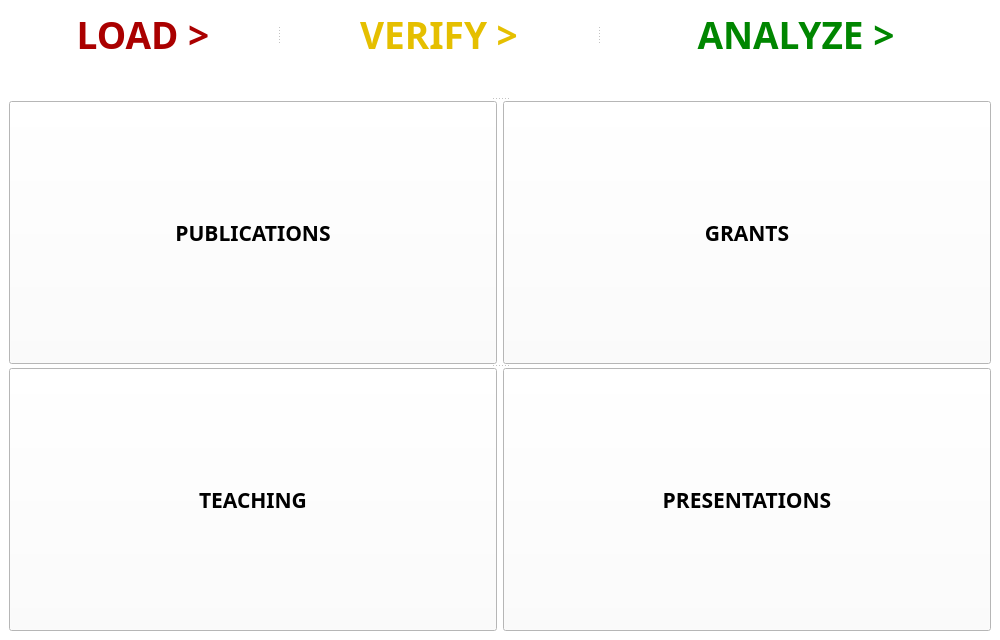
<?xml version="1.0" encoding="UTF-8"?>
<ui version="4.0">
 <class>LoadCSV</class>
 <widget class="QMainWindow" name="LoadCSV">
  <property name="geometry">
   <rect>
    <x>0</x>
    <y>0</y>
    <width>1000</width>
    <height>640</height>
   </rect>
  </property>
  <property name="minimumSize">
   <size>
    <width>870</width>
    <height>625</height>
   </size>
  </property>
  <property name="palette">
   <palette>
    <active>
     <colorrole role="WindowText">
      <brush brushstyle="SolidPattern">
       <color alpha="255">
        <red>0</red>
        <green>0</green>
        <blue>0</blue>
       </color>
      </brush>
     </colorrole>
     <colorrole role="Button">
      <brush brushstyle="SolidPattern">
       <color alpha="255">
        <red>255</red>
        <green>255</green>
        <blue>255</blue>
       </color>
      </brush>
     </colorrole>
     <colorrole role="Light">
      <brush brushstyle="SolidPattern">
       <color alpha="255">
        <red>255</red>
        <green>255</green>
        <blue>255</blue>
       </color>
      </brush>
     </colorrole>
     <colorrole role="Midlight">
      <brush brushstyle="SolidPattern">
       <color alpha="255">
        <red>255</red>
        <green>255</green>
        <blue>255</blue>
       </color>
      </brush>
     </colorrole>
     <colorrole role="Dark">
      <brush brushstyle="SolidPattern">
       <color alpha="255">
        <red>127</red>
        <green>127</green>
        <blue>127</blue>
       </color>
      </brush>
     </colorrole>
     <colorrole role="Mid">
      <brush brushstyle="SolidPattern">
       <color alpha="255">
        <red>170</red>
        <green>170</green>
        <blue>170</blue>
       </color>
      </brush>
     </colorrole>
     <colorrole role="Text">
      <brush brushstyle="SolidPattern">
       <color alpha="255">
        <red>0</red>
        <green>0</green>
        <blue>0</blue>
       </color>
      </brush>
     </colorrole>
     <colorrole role="BrightText">
      <brush brushstyle="SolidPattern">
       <color alpha="255">
        <red>255</red>
        <green>255</green>
        <blue>255</blue>
       </color>
      </brush>
     </colorrole>
     <colorrole role="ButtonText">
      <brush brushstyle="SolidPattern">
       <color alpha="255">
        <red>0</red>
        <green>0</green>
        <blue>0</blue>
       </color>
      </brush>
     </colorrole>
     <colorrole role="Base">
      <brush brushstyle="SolidPattern">
       <color alpha="255">
        <red>255</red>
        <green>255</green>
        <blue>255</blue>
       </color>
      </brush>
     </colorrole>
     <colorrole role="Window">
      <brush brushstyle="SolidPattern">
       <color alpha="255">
        <red>255</red>
        <green>255</green>
        <blue>255</blue>
       </color>
      </brush>
     </colorrole>
     <colorrole role="Shadow">
      <brush brushstyle="SolidPattern">
       <color alpha="255">
        <red>0</red>
        <green>0</green>
        <blue>0</blue>
       </color>
      </brush>
     </colorrole>
     <colorrole role="AlternateBase">
      <brush brushstyle="SolidPattern">
       <color alpha="255">
        <red>255</red>
        <green>255</green>
        <blue>255</blue>
       </color>
      </brush>
     </colorrole>
     <colorrole role="ToolTipBase">
      <brush brushstyle="SolidPattern">
       <color alpha="255">
        <red>255</red>
        <green>255</green>
        <blue>220</blue>
       </color>
      </brush>
     </colorrole>
     <colorrole role="ToolTipText">
      <brush brushstyle="SolidPattern">
       <color alpha="255">
        <red>0</red>
        <green>0</green>
        <blue>0</blue>
       </color>
      </brush>
     </colorrole>
    </active>
    <inactive>
     <colorrole role="WindowText">
      <brush brushstyle="SolidPattern">
       <color alpha="255">
        <red>0</red>
        <green>0</green>
        <blue>0</blue>
       </color>
      </brush>
     </colorrole>
     <colorrole role="Button">
      <brush brushstyle="SolidPattern">
       <color alpha="255">
        <red>255</red>
        <green>255</green>
        <blue>255</blue>
       </color>
      </brush>
     </colorrole>
     <colorrole role="Light">
      <brush brushstyle="SolidPattern">
       <color alpha="255">
        <red>255</red>
        <green>255</green>
        <blue>255</blue>
       </color>
      </brush>
     </colorrole>
     <colorrole role="Midlight">
      <brush brushstyle="SolidPattern">
       <color alpha="255">
        <red>255</red>
        <green>255</green>
        <blue>255</blue>
       </color>
      </brush>
     </colorrole>
     <colorrole role="Dark">
      <brush brushstyle="SolidPattern">
       <color alpha="255">
        <red>127</red>
        <green>127</green>
        <blue>127</blue>
       </color>
      </brush>
     </colorrole>
     <colorrole role="Mid">
      <brush brushstyle="SolidPattern">
       <color alpha="255">
        <red>170</red>
        <green>170</green>
        <blue>170</blue>
       </color>
      </brush>
     </colorrole>
     <colorrole role="Text">
      <brush brushstyle="SolidPattern">
       <color alpha="255">
        <red>0</red>
        <green>0</green>
        <blue>0</blue>
       </color>
      </brush>
     </colorrole>
     <colorrole role="BrightText">
      <brush brushstyle="SolidPattern">
       <color alpha="255">
        <red>255</red>
        <green>255</green>
        <blue>255</blue>
       </color>
      </brush>
     </colorrole>
     <colorrole role="ButtonText">
      <brush brushstyle="SolidPattern">
       <color alpha="255">
        <red>0</red>
        <green>0</green>
        <blue>0</blue>
       </color>
      </brush>
     </colorrole>
     <colorrole role="Base">
      <brush brushstyle="SolidPattern">
       <color alpha="255">
        <red>255</red>
        <green>255</green>
        <blue>255</blue>
       </color>
      </brush>
     </colorrole>
     <colorrole role="Window">
      <brush brushstyle="SolidPattern">
       <color alpha="255">
        <red>255</red>
        <green>255</green>
        <blue>255</blue>
       </color>
      </brush>
     </colorrole>
     <colorrole role="Shadow">
      <brush brushstyle="SolidPattern">
       <color alpha="255">
        <red>0</red>
        <green>0</green>
        <blue>0</blue>
       </color>
      </brush>
     </colorrole>
     <colorrole role="AlternateBase">
      <brush brushstyle="SolidPattern">
       <color alpha="255">
        <red>255</red>
        <green>255</green>
        <blue>255</blue>
       </color>
      </brush>
     </colorrole>
     <colorrole role="ToolTipBase">
      <brush brushstyle="SolidPattern">
       <color alpha="255">
        <red>255</red>
        <green>255</green>
        <blue>220</blue>
       </color>
      </brush>
     </colorrole>
     <colorrole role="ToolTipText">
      <brush brushstyle="SolidPattern">
       <color alpha="255">
        <red>0</red>
        <green>0</green>
        <blue>0</blue>
       </color>
      </brush>
     </colorrole>
    </inactive>
    <disabled>
     <colorrole role="WindowText">
      <brush brushstyle="SolidPattern">
       <color alpha="255">
        <red>127</red>
        <green>127</green>
        <blue>127</blue>
       </color>
      </brush>
     </colorrole>
     <colorrole role="Button">
      <brush brushstyle="SolidPattern">
       <color alpha="255">
        <red>255</red>
        <green>255</green>
        <blue>255</blue>
       </color>
      </brush>
     </colorrole>
     <colorrole role="Light">
      <brush brushstyle="SolidPattern">
       <color alpha="255">
        <red>255</red>
        <green>255</green>
        <blue>255</blue>
       </color>
      </brush>
     </colorrole>
     <colorrole role="Midlight">
      <brush brushstyle="SolidPattern">
       <color alpha="255">
        <red>255</red>
        <green>255</green>
        <blue>255</blue>
       </color>
      </brush>
     </colorrole>
     <colorrole role="Dark">
      <brush brushstyle="SolidPattern">
       <color alpha="255">
        <red>127</red>
        <green>127</green>
        <blue>127</blue>
       </color>
      </brush>
     </colorrole>
     <colorrole role="Mid">
      <brush brushstyle="SolidPattern">
       <color alpha="255">
        <red>170</red>
        <green>170</green>
        <blue>170</blue>
       </color>
      </brush>
     </colorrole>
     <colorrole role="Text">
      <brush brushstyle="SolidPattern">
       <color alpha="255">
        <red>127</red>
        <green>127</green>
        <blue>127</blue>
       </color>
      </brush>
     </colorrole>
     <colorrole role="BrightText">
      <brush brushstyle="SolidPattern">
       <color alpha="255">
        <red>255</red>
        <green>255</green>
        <blue>255</blue>
       </color>
      </brush>
     </colorrole>
     <colorrole role="ButtonText">
      <brush brushstyle="SolidPattern">
       <color alpha="255">
        <red>127</red>
        <green>127</green>
        <blue>127</blue>
       </color>
      </brush>
     </colorrole>
     <colorrole role="Base">
      <brush brushstyle="SolidPattern">
       <color alpha="255">
        <red>255</red>
        <green>255</green>
        <blue>255</blue>
       </color>
      </brush>
     </colorrole>
     <colorrole role="Window">
      <brush brushstyle="SolidPattern">
       <color alpha="255">
        <red>255</red>
        <green>255</green>
        <blue>255</blue>
       </color>
      </brush>
     </colorrole>
     <colorrole role="Shadow">
      <brush brushstyle="SolidPattern">
       <color alpha="255">
        <red>0</red>
        <green>0</green>
        <blue>0</blue>
       </color>
      </brush>
     </colorrole>
     <colorrole role="AlternateBase">
      <brush brushstyle="SolidPattern">
       <color alpha="255">
        <red>255</red>
        <green>255</green>
        <blue>255</blue>
       </color>
      </brush>
     </colorrole>
     <colorrole role="ToolTipBase">
      <brush brushstyle="SolidPattern">
       <color alpha="255">
        <red>255</red>
        <green>255</green>
        <blue>220</blue>
       </color>
      </brush>
     </colorrole>
     <colorrole role="ToolTipText">
      <brush brushstyle="SolidPattern">
       <color alpha="255">
        <red>0</red>
        <green>0</green>
        <blue>0</blue>
       </color>
      </brush>
     </colorrole>
    </disabled>
   </palette>
  </property>
  <property name="windowTitle">
   <string>MainWindow</string>
  </property>
  <property name="autoFillBackground">
   <bool>true</bool>
  </property>
  <widget class="QWidget" name="centralwidget">
   <property name="minimumSize">
    <size>
     <width>800</width>
     <height>600</height>
    </size>
   </property>
   <layout class="QGridLayout" name="gridLayout">
    <item row="0" column="0" colspan="2">
     <widget class="QSplitter" name="splitter">
      <property name="orientation">
       <enum>Qt::Horizontal</enum>
      </property>
      <widget class="QPushButton" name="load_btn">
       <property name="minimumSize">
        <size>
         <width>250</width>
         <height>50</height>
        </size>
       </property>
       <property name="maximumSize">
        <size>
         <width>16777215</width>
         <height>50</height>
        </size>
       </property>
       <property name="palette">
        <palette>
         <active>
          <colorrole role="ButtonText">
           <brush brushstyle="SolidPattern">
            <color alpha="255">
             <red>170</red>
             <green>0</green>
             <blue>0</blue>
            </color>
           </brush>
          </colorrole>
         </active>
         <inactive>
          <colorrole role="ButtonText">
           <brush brushstyle="SolidPattern">
            <color alpha="255">
             <red>170</red>
             <green>0</green>
             <blue>0</blue>
            </color>
           </brush>
          </colorrole>
         </inactive>
         <disabled>
          <colorrole role="ButtonText">
           <brush brushstyle="SolidPattern">
            <color alpha="255">
             <red>120</red>
             <green>120</green>
             <blue>120</blue>
            </color>
           </brush>
          </colorrole>
         </disabled>
        </palette>
       </property>
       <property name="font">
        <font>
         <family>Arial Black</family>
         <pointsize>28</pointsize>
         <weight>75</weight>
         <bold>true</bold>
        </font>
       </property>
       <property name="text">
        <string>LOAD &gt;</string>
       </property>
       <property name="flat">
        <bool>true</bool>
       </property>
      </widget>
      <widget class="QPushButton" name="verify_btn">
       <property name="minimumSize">
        <size>
         <width>250</width>
         <height>50</height>
        </size>
       </property>
       <property name="maximumSize">
        <size>
         <width>16777215</width>
         <height>50</height>
        </size>
       </property>
       <property name="palette">
        <palette>
         <active>
          <colorrole role="ButtonText">
           <brush brushstyle="SolidPattern">
            <color alpha="255">
             <red>229</red>
             <green>191</green>
             <blue>0</blue>
            </color>
           </brush>
          </colorrole>
         </active>
         <inactive>
          <colorrole role="ButtonText">
           <brush brushstyle="SolidPattern">
            <color alpha="255">
             <red>229</red>
             <green>191</green>
             <blue>0</blue>
            </color>
           </brush>
          </colorrole>
         </inactive>
         <disabled>
          <colorrole role="ButtonText">
           <brush brushstyle="SolidPattern">
            <color alpha="255">
             <red>127</red>
             <green>127</green>
             <blue>127</blue>
            </color>
           </brush>
          </colorrole>
         </disabled>
        </palette>
       </property>
       <property name="font">
        <font>
         <family>Arial Black</family>
         <pointsize>28</pointsize>
         <weight>75</weight>
         <bold>true</bold>
        </font>
       </property>
       <property name="text">
        <string>VERIFY &gt;</string>
       </property>
       <property name="flat">
        <bool>true</bool>
       </property>
      </widget>
      <widget class="QPushButton" name="analyze_btn">
       <property name="minimumSize">
        <size>
         <width>250</width>
         <height>50</height>
        </size>
       </property>
       <property name="maximumSize">
        <size>
         <width>16777215</width>
         <height>50</height>
        </size>
       </property>
       <property name="palette">
        <palette>
         <active>
          <colorrole role="ButtonText">
           <brush brushstyle="SolidPattern">
            <color alpha="255">
             <red>0</red>
             <green>134</green>
             <blue>0</blue>
            </color>
           </brush>
          </colorrole>
         </active>
         <inactive>
          <colorrole role="ButtonText">
           <brush brushstyle="SolidPattern">
            <color alpha="255">
             <red>0</red>
             <green>134</green>
             <blue>0</blue>
            </color>
           </brush>
          </colorrole>
         </inactive>
         <disabled>
          <colorrole role="ButtonText">
           <brush brushstyle="SolidPattern">
            <color alpha="255">
             <red>120</red>
             <green>120</green>
             <blue>120</blue>
            </color>
           </brush>
          </colorrole>
         </disabled>
        </palette>
       </property>
       <property name="font">
        <font>
         <family>Arial Black</family>
         <pointsize>28</pointsize>
         <weight>75</weight>
         <bold>true</bold>
        </font>
       </property>
       <property name="text">
        <string>ANALYZE &gt;</string>
       </property>
       <property name="flat">
        <bool>true</bool>
       </property>
      </widget>
     </widget>
    </item>
    <item row="1" column="0" colspan="2">
     <widget class="QSplitter" name="splitter_3">
      <property name="orientation">
       <enum>Qt::Vertical</enum>
      </property>
      <widget class="QWidget" name="layoutWidget">
       <layout class="QHBoxLayout" name="horizontalLayout_3">
        <item>
         <widget class="QLabel" name="lblError">
          <property name="minimumSize">
           <size>
            <width>0</width>
            <height>20</height>
           </size>
          </property>
          <property name="maximumSize">
           <size>
            <width>16777215</width>
            <height>40</height>
           </size>
          </property>
          <property name="font">
           <font>
            <pointsize>16</pointsize>
            <weight>75</weight>
            <bold>true</bold>
           </font>
          </property>
          <property name="text">
           <string/>
          </property>
          <property name="scaledContents">
           <bool>false</bool>
          </property>
          <property name="alignment">
           <set>Qt::AlignCenter</set>
          </property>
          <property name="wordWrap">
           <bool>true</bool>
          </property>
         </widget>
        </item>
       </layout>
      </widget>
      <widget class="QWidget" name="layoutWidget">
       <layout class="QHBoxLayout" name="horizontalLayout">
        <item>
         <widget class="QPushButton" name="publication_btn">
          <property name="sizePolicy">
           <sizepolicy hsizetype="Minimum" vsizetype="Expanding">
            <horstretch>0</horstretch>
            <verstretch>0</verstretch>
           </sizepolicy>
          </property>
          <property name="minimumSize">
           <size>
            <width>200</width>
            <height>200</height>
           </size>
          </property>
          <property name="font">
           <font>
            <family>Arial Black</family>
            <pointsize>16</pointsize>
            <weight>75</weight>
            <bold>true</bold>
           </font>
          </property>
          <property name="text">
           <string>PUBLICATIONS</string>
          </property>
         </widget>
        </item>
        <item>
         <widget class="QPushButton" name="grant_btn">
          <property name="sizePolicy">
           <sizepolicy hsizetype="Minimum" vsizetype="Expanding">
            <horstretch>0</horstretch>
            <verstretch>0</verstretch>
           </sizepolicy>
          </property>
          <property name="minimumSize">
           <size>
            <width>200</width>
            <height>200</height>
           </size>
          </property>
          <property name="font">
           <font>
            <family>Arial Black</family>
            <pointsize>16</pointsize>
            <weight>75</weight>
            <bold>true</bold>
           </font>
          </property>
          <property name="text">
           <string>GRANTS</string>
          </property>
         </widget>
        </item>
       </layout>
      </widget>
      <widget class="QWidget" name="layoutWidget">
       <layout class="QHBoxLayout" name="horizontalLayout_2">
        <item>
         <widget class="QPushButton" name="teaching_btn">
          <property name="sizePolicy">
           <sizepolicy hsizetype="Minimum" vsizetype="Expanding">
            <horstretch>0</horstretch>
            <verstretch>0</verstretch>
           </sizepolicy>
          </property>
          <property name="minimumSize">
           <size>
            <width>200</width>
            <height>200</height>
           </size>
          </property>
          <property name="font">
           <font>
            <family>Arial Black</family>
            <pointsize>16</pointsize>
            <weight>75</weight>
            <bold>true</bold>
           </font>
          </property>
          <property name="text">
           <string>TEACHING</string>
          </property>
         </widget>
        </item>
        <item>
         <widget class="QPushButton" name="presentation_btn">
          <property name="sizePolicy">
           <sizepolicy hsizetype="Minimum" vsizetype="Expanding">
            <horstretch>0</horstretch>
            <verstretch>0</verstretch>
           </sizepolicy>
          </property>
          <property name="minimumSize">
           <size>
            <width>200</width>
            <height>200</height>
           </size>
          </property>
          <property name="font">
           <font>
            <family>Arial Black</family>
            <pointsize>16</pointsize>
            <weight>75</weight>
            <bold>true</bold>
           </font>
          </property>
          <property name="text">
           <string>PRESENTATIONS</string>
          </property>
         </widget>
        </item>
       </layout>
      </widget>
     </widget>
    </item>
   </layout>
  </widget>
 </widget>
 <resources/>
 <connections/>
</ui>
